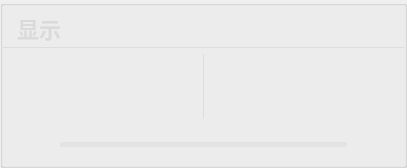
          <widget class="QGroupBox" name="groupBox_201">
           <property name="styleSheet">
            <string notr="true">#groupBox_201{
background-color: rgba(95, 95, 95, 200);
border: 0px solid #42adff;
border-left: 1px solid rgba(200, 200, 200,100);
border-right: 0px solid rgba(29, 83, 185, 255);
border-radius:0px;}</string>
           </property>
           <property name="title">
            <string/>
           </property>
           <layout class="QVBoxLayout" name="verticalLayout_4" stretch="0,1,0">
            <property name="leftMargin">
             <number>0</number>
            </property>
            <property name="topMargin">
             <number>0</number>
            </property>
            <property name="rightMargin">
             <number>0</number>
            </property>
            <property name="bottomMargin">
             <number>0</number>
            </property>
            <item>
             <widget class="QGroupBox" name="groupBox_3">
              <property name="minimumSize">
               <size>
                <width>0</width>
                <height>42</height>
               </size>
              </property>
              <property name="maximumSize">
               <size>
                <width>16777215</width>
                <height>42</height>
               </size>
              </property>
              <property name="styleSheet">
               <string notr="true">#groupBox_3{
border: 0px solid #42adff;
border-bottom: 1px solid rgba(200, 200, 200,100);
border-radius:0px;}</string>
              </property>
              <property name="title">
               <string/>
              </property>
              <layout class="QHBoxLayout" name="horizontalLayout_6">
               <property name="leftMargin">
                <number>11</number>
               </property>
               <property name="topMargin">
                <number>0</number>
               </property>
               <property name="rightMargin">
                <number>11</number>
               </property>
               <property name="bottomMargin">
                <number>0</number>
               </property>
               <item>
                <widget class="QLabel" name="label_6">
                 <property name="minimumSize">
                  <size>
                   <width>0</width>
                   <height>0</height>
                  </size>
                 </property>
                 <property name="maximumSize">
                  <size>
                   <width>16777215</width>
                   <height>40</height>
                  </size>
                 </property>
                 <property name="styleSheet">
                  <string notr="true">QLabel
{
	font-size: 22px;
	font-family: &quot;Microsoft YaHei&quot;;
	font-weight: bold;
 		border-radius:9px;
		background:rgba(66, 195, 255, 0);
color: rgb(218, 218, 218);
}
</string>
                 </property>
                 <property name="text">
                  <string>显示</string>
                 </property>
                </widget>
               </item>
               <item>
                <spacer name="horizontalSpacer_14">
                 <property name="orientation">
                  <enum>Qt::Horizontal</enum>
                 </property>
                 <property name="sizeHint" stdset="0">
                  <size>
                   <width>40</width>
                   <height>20</height>
                  </size>
                 </property>
                </spacer>
               </item>
               <item>
                <widget class="QLabel" name="fps_label">
                 <property name="minimumSize">
                  <size>
                   <width>100</width>
                   <height>40</height>
                  </size>
                 </property>
                 <property name="maximumSize">
                  <size>
                   <width>100</width>
                   <height>40</height>
                  </size>
                 </property>
                 <property name="styleSheet">
                  <string notr="true">QLabel
{
	font-size: 20px;
	font-family: &quot;Microsoft YaHei&quot;;
	font-weight: bold;
 		border-radius:9px;
		background:rgba(66, 195, 255, 0);
color: rgb(218, 218, 218);
}
</string>
                 </property>
                 <property name="text">
                  <string/>
                 </property>
                 <property name="alignment">
                  <set>Qt::AlignCenter</set>
                 </property>
                </widget>
               </item>
              </layout>
             </widget>
            </item>
            <item>
             <widget class="QSplitter" name="splitter">
              <property name="enabled">
               <bool>true</bool>
              </property>
              <property name="styleSheet">
               <string notr="true">#splitter::handle{background: 1px solid  rgba(200, 200, 200,100);}</string>
              </property>
              <property name="frameShape">
               <enum>QFrame::NoFrame</enum>
              </property>
              <property name="lineWidth">
               <number>10</number>
              </property>
              <property name="orientation">
               <enum>Qt::Horizontal</enum>
              </property>
              <property name="handleWidth">
               <number>1</number>
              </property>
              <widget class="Label_click_Mouse" name="raw_video">
               <property name="enabled">
                <bool>true</bool>
               </property>
               <property name="sizePolicy">
                <sizepolicy hsizetype="Ignored" vsizetype="Ignored">
                 <horstretch>0</horstretch>
                 <verstretch>0</verstretch>
                </sizepolicy>
               </property>
               <property name="minimumSize">
                <size>
                 <width>200</width>
                 <height>0</height>
                </size>
               </property>
               <property name="font">
                <font>
                 <family>微软雅黑</family>
                 <pointsize>36</pointsize>
                </font>
               </property>
               <property name="cursor">
                <cursorShape>ArrowCursor</cursorShape>
               </property>
               <property name="styleSheet">
                <string notr="true">color: rgb(218, 218, 218);
</string>
               </property>
               <property name="text">
                <string/>
               </property>
               <property name="scaledContents">
                <bool>false</bool>
               </property>
               <property name="alignment">
                <set>Qt::AlignCenter</set>
               </property>
              </widget>
              <widget class="Label_click_Mouse" name="out_video">
               <property name="enabled">
                <bool>true</bool>
               </property>
               <property name="sizePolicy">
                <sizepolicy hsizetype="Ignored" vsizetype="Ignored">
                 <horstretch>0</horstretch>
                 <verstretch>0</verstretch>
                </sizepolicy>
               </property>
               <property name="minimumSize">
                <size>
                 <width>200</width>
                 <height>0</height>
                </size>
               </property>
               <property name="font">
                <font>
                 <family>微软雅黑</family>
                 <pointsize>36</pointsize>
                </font>
               </property>
               <property name="cursor">
                <cursorShape>ArrowCursor</cursorShape>
               </property>
               <property name="styleSheet">
                <string notr="true">color: rgb(218, 218, 218);
</string>
               </property>
               <property name="text">
                <string/>
               </property>
               <property name="scaledContents">
                <bool>false</bool>
               </property>
               <property name="alignment">
                <set>Qt::AlignCenter</set>
               </property>
              </widget>
             </widget>
            </item>
            <item>
             <layout class="QHBoxLayout" name="horizontalLayout_12">
              <property name="leftMargin">
               <number>11</number>
              </property>
              <property name="rightMargin">
               <number>11</number>
              </property>
              <item>
               <widget class="QPushButton" name="runButton">
                <property name="minimumSize">
                 <size>
                  <width>40</width>
                  <height>40</height>
                 </size>
                </property>
                <property name="styleSheet">
                 <string notr="true">QPushButton {
border-style: solid;
border-width: 0px;
border-radius: 0px;
background-color: rgba(223, 223, 223, 0);
}
QPushButton::focus{outline: none;}
QPushButton::hover {
border-style: solid;
border-width: 0px;
border-radius: 0px;
background-color: rgba(223, 223, 223, 150);}</string>
                </property>
                <property name="text">
                 <string/>
                </property>
                <property name="icon">
                 <iconset resource="apprcc.qrc">
                  <normaloff>:/img/icon/运行.png</normaloff>
                  <normalon>:/img/icon/暂停.png</normalon>
                  <disabledoff>:/img/icon/运行.png</disabledoff>
                  <disabledon>:/img/icon/暂停.png</disabledon>
                  <activeoff>:/img/icon/运行.png</activeoff>
                  <activeon>:/img/icon/暂停.png</activeon>
                  <selectedoff>:/img/icon/运行.png</selectedoff>
                  <selectedon>:/img/icon/暂停.png</selectedon>:/img/icon/运行.png</iconset>
                </property>
                <property name="iconSize">
                 <size>
                  <width>30</width>
                  <height>30</height>
                 </size>
                </property>
                <property name="checkable">
                 <bool>true</bool>
                </property>
               </widget>
              </item>
              <item>
               <widget class="QProgressBar" name="progressBar">
                <property name="maximumSize">
                 <size>
                  <width>16777215</width>
                  <height>5</height>
                 </size>
                </property>
                <property name="styleSheet">
                 <string notr="true">QProgressBar{ color: rgb(255, 255, 255); font:12pt; border-radius:2px; text-align:center; border:none; background-color: rgba(215, 215, 215,100);} 
QProgressBar:chunk{ border-radius:0px; background: rgba(55, 55, 55, 200);}</string>
                </property>
                <property name="maximum">
                 <number>1000</number>
                </property>
                <property name="value">
                 <number>0</number>
                </property>
                <property name="textVisible">
                 <bool>false</bool>
                </property>
               </widget>
              </item>
              <item>
               <widget class="QPushButton" name="stopButton">
                <property name="minimumSize">
                 <size>
                  <width>40</width>
                  <height>40</height>
                 </size>
                </property>
                <property name="styleSheet">
                 <string notr="true">QPushButton {
border-style: solid;
border-width: 0px;
border-radius: 0px;
background-color: rgba(223, 223, 223, 0);
}
QPushButton::focus{outline: none;}
QPushButton::hover {
border-style: solid;
border-width: 0px;
border-radius: 0px;
background-color: rgba(223, 223, 223, 150);}</string>
                </property>
                <property name="text">
                 <string/>
                </property>
                <property name="icon">
                 <iconset resource="apprcc.qrc">
                  <normaloff>:/img/icon/终止.png</normaloff>:/img/icon/终止.png</iconset>
                </property>
                <property name="iconSize">
                 <size>
                  <width>30</width>
                  <height>30</height>
                 </size>
                </property>
               </widget>
              </item>
             </layout>
            </item>
           </layout>
          </widget>
